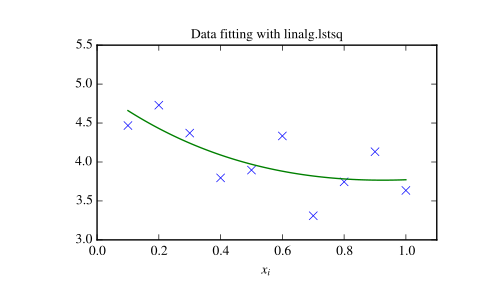

Write the Python code that produced this figure.
import numpy as np
from scipy import linalg
import matplotlib.pyplot as plt

c1, c2 = 5.0, 2.0
i = np.r_[1:11]
xi = 0.1*i
yi = c1*np.exp(-xi) + c2*xi
zi = yi + 0.05 * np.max(yi) * np.random.randn(len(yi))

A = np.c_[np.exp(-xi)[:, np.newaxis], xi[:, np.newaxis]]
c, resid, rank, sigma = linalg.lstsq(A, zi)

xi2 = np.r_[0.1:1.0:100j]
yi2 = c[0]*np.exp(-xi2) + c[1]*xi2

plt.plot(xi,zi,'x',xi2,yi2)
plt.axis([0,1.1,3.0,5.5])
plt.xlabel('$x_i$')
plt.title('Data fitting with linalg.lstsq')
plt.show()
